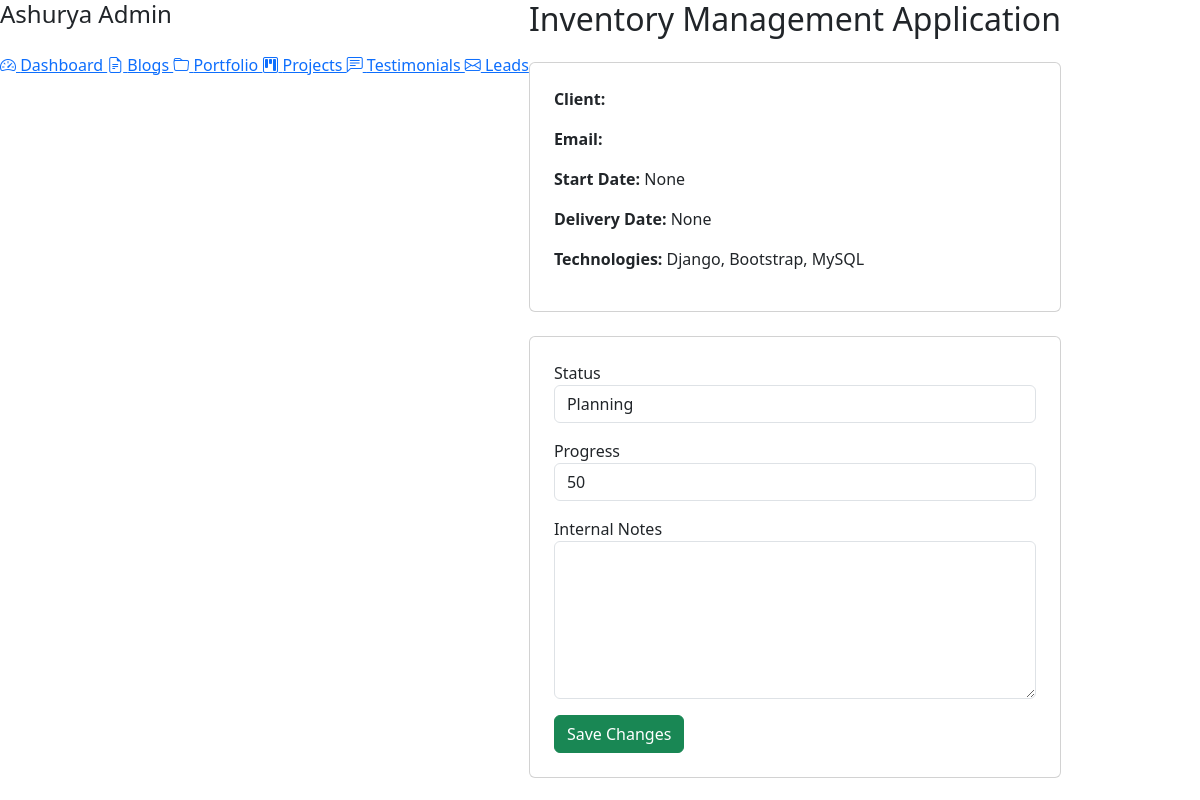
The page /admin-dashboard/projects/3/ on the database as committed earlier.
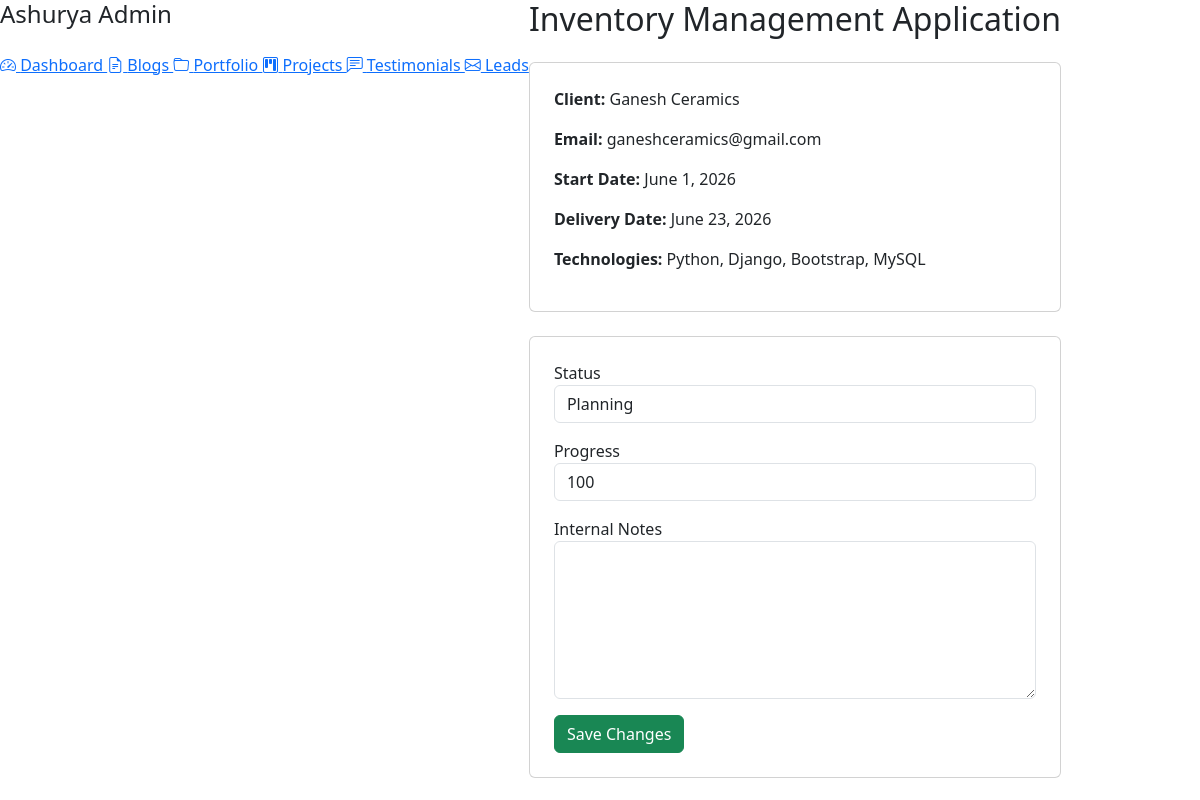
The same page on the database as committed later.
### portfolio/models.py (models this page shows, shortened)
class Project(models.Model):
    title = models.CharField(max_length=200)
    slug = models.SlugField(unique=True)
    image = models.ImageField(
        upload_to='projects/'
    )
    short_description = models.CharField(max_length=255)
    description = CKEditor5Field(
        'Project Description',
        config_name='extends'
    )
    technologies = models.CharField(max_length=255)
    github_url = models.URLField(blank=True)
    live_url = models.URLField(blank=True)
    featured = models.BooleanField(default=False)
    created_at = models.DateTimeField(auto_now_add=True)
    project_type = models.CharField(
        max_length=100,
        blank=True
    )
    completion_date = models.DateField(
        null=True,
        blank=True
    )
    STATUS_CHOICES = (
        ('planning', 'Planning'),
        ('development', 'Development'),
        ('testing', 'Testing'),
        ('deployment', 'Deployment'),
        ('completed', 'Completed'),
    )
    client_name = models.CharField(
        max_length=150,
        blank=True
    )
    client_email = models.EmailField(
        blank=True
    )
    status = models.CharField(
        max_length=20,
        choices=STATUS_CHOICES,
        default='planning'
    )
    progress = models.IntegerField(
        default=0
    )
    start_date = models.DateField(
        null=True,
        blank=True
    )
    delivery_date = models.DateField(
        null=True,
        blank=True
    )
    internal_notes = models.TextField(
        blank=True
    )

### dashboard/views.py (the view, shortened to what this page needs)
def project_detail(request, pk):
    project = get_object_or_404(
        Project,
        pk=pk
    )
    return render(
        request,
        "dashboard/projects/project_detail.html",
        {
            "project": project
        }
    )

### dashboard/templates/dashboard/projects/project_detail.html (shortened to what this page needs)
{% extends 'dashboard/base_dashboard.html' %}
{% block content %}
<h2 class="mb-4">
</h2>
<div class="card p-4 mb-4">
    <p>
        <strong>Client:</strong>
        {{ project.client_name }}
    </p>
    <p>
        <strong>Email:</strong>
        {{ project.client_email }}
    </p>
    <p>
        <strong>Start Date:</strong>
        {{ project.start_date }}
    </p>
    <p>
        <strong>Delivery Date:</strong>
        {{ project.delivery_date }}
    </p>
    <p>
        <strong>Technologies:</strong>
        {{ project.technologies }}
    </p>
</div>
<div class="card p-4">
    <form method="POST">
        <div class="mb-3">
            <label>
                Status
            </label>
            <select
                name="status"
                class="form-control">
                <option value="planning">
                    Planning
                </option>
            </select>
        </div>
        <div class="mb-3">
            <label>
                Progress
            </label>
            <input
                type="number"
                name="progress"
                min="0"
                max="100"
                value="{{ project.progress }}"
                class="form-control">
        </div>
        <div class="mb-3">
            <label>
                Internal Notes
            </label>
            <textarea
                name="internal_notes"
                rows="6"
                class="form-control">{{ project.internal_notes }}</textarea>
        </div>
        <button
            class="btn btn-success">
            Save Changes
        </button>
    </form>
</div>
{% endblock %}

Rows that differ between the two databases and show on the page:
changed Project: client_name (not shown) → "Ganesh Ceramics"; client_email (not shown) → "ganeshceramics@gmail.com"; start_date "None" → "June 1, 2026"; delivery_date "None" → "June 23, 2026"; technologies "Django, Bootstrap, MySQL" → "Python, Django, Bootstrap, MySQL"; progress "50" → "100"
